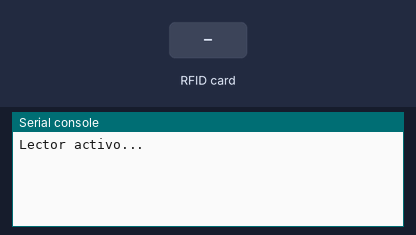
The program below on a simulated Raspberry Pi Pico running MicroPython. On the bench: the last lines printed to the serial console. Inputs (shaded band) come from the test bench. The clock reads 2024-03-15 10:24:30 at power-on unless the program sets it; the interpreter's speed is modelled, so counts of loop turns are approximate; library files of the repository ran but are not shown: mfrc522.py.

Above: at 1.2 s.
1.3 s: RFID card 5E 7A 19 C4 held to the reader
At 2.6 s:
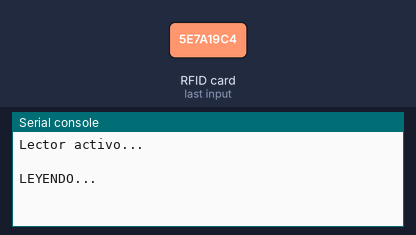
At 4.1 s:
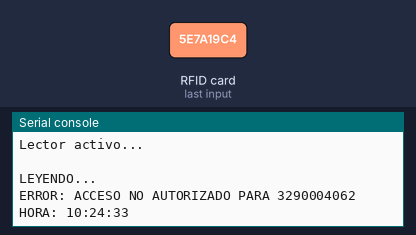

The program:

leer_tag.py
```python
from mfrc522 import MFRC522
import time

lector = MFRC522(spi_id=0, sck=2, miso=4, mosi=3, cs=1, rst=0)

print("Lector activo...\n")

usuarios_admitidos = [2853815699]

usuarios_trabajando = []

while True:
    lector.init()
    (stat, tag_type) = lector.request(lector.REQIDL)
    if stat == lector.OK:
        (stat, uid) = lector.SelectTagSN()
        if stat == lector.OK:
            print('LEYENDO...')
            time.sleep(2)
            identificador = int.from_bytes(bytes(uid), "little", False)

            if identificador not in usuarios_admitidos:
                print('ERROR: ACCESO NO AUTORIZADO PARA ' + str(identificador))
            elif identificador not in usuarios_trabajando and identificador in usuarios_admitidos:
                usuarios_trabajando.append(identificador)
                print('ACCESO OTORGADO A: ' + str(identificador))
            elif identificador in usuarios_trabajando:
                usuarios_trabajando.remove(identificador)
                print('SALIDA REGISTRADA DE: ' + str(identificador))

            t = time.localtime()

            # Mostrar la hora actual en formato HH:MM:SS
            hora_actual = "{:02d}:{:02d}:{:02d}".format(t[3], t[4], t[5])
            print("HORA:", hora_actual)
```

Measured:
- after the input at 1.3 s, the serial console: prints a new line at once (image 1)
